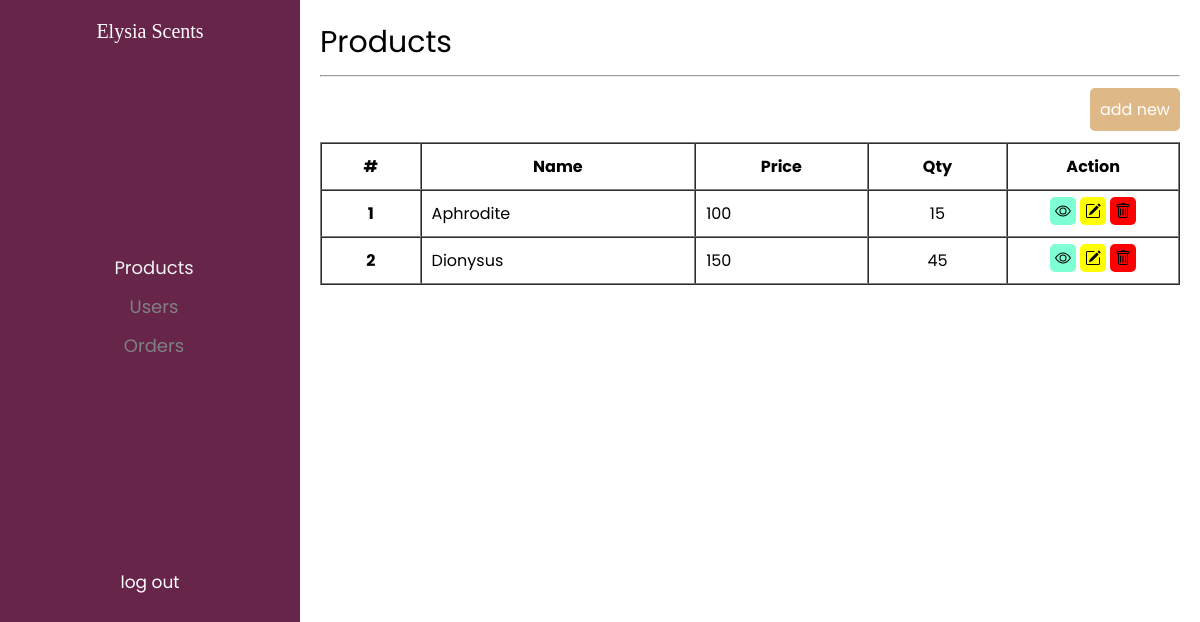
/dashboard/products/index.php (signed in), run on the app's committed database.
### tables this page shows
CREATE TABLE `products` (
  `id` int(11) NOT NULL,
  `name` varchar(255) NOT NULL,
  `description` longtext NOT NULL,
  `price` int(11) NOT NULL,
  `qty` int(11) NOT NULL,
  `image` varchar(255) NOT NULL
);

### aksi/koneksi.php (called while the page is built, shortened)
<?php
$conn = mysqli_connect("localhost", "root", "", "praktikum-web-posttest");
function query($query) {
    global $conn;
    $result = mysqli_query($conn, $query);
    $rows = [];
    while ($row = mysqli_fetch_assoc($result)) {
        $rows[] = $row;
    }
    return $rows;
}
?>

### dashboard/products/index.php (the view, shortened to what this page needs)
<?php
require 'layouts/header.php';
require '../../aksi/koneksi.php';
$products = query("SELECT * FROM products");
$i = 1;
?>
<p class="greeting">Products</p>
<hr>
<div class="btn-create">
    <a href="create.php">add new</a>
</div>
<table border="1" cellspacing="0" style="width:100%; margin-top:20px">
    <thead>
        <th>#</th>
        <th>Name</th>
        <th>Price</th>
        <th>Qty</th>
        <th>Action</th>
    </thead>
    <tbody>
        <?php foreach($products as $product) : ?>
        <tr>
            <th><?= $i++; ?></th>
            <td><?= $product['name']; ?></td>
            <td><?= $product['price']; ?></td>
            <td style="text-align: center;"><?= $product['qty']; ?></td>
            <td class="actions">
                <a href="read.php?id=<?= $product['id']; ?>" class="btn-action view"><img src="../../img/eye (1).svg" alt=""></a>
                <a href="edit.php?id=<?= $product['id']; ?>" class="btn-action edit"><img src="../../img/pencil-square.svg" alt=""></a>
                <a href="delete.php?id=<?= $product['id']; ?>" onclick="return confirm('are you sure to remove this data?')" class="btn-action delete"><img src="../../img/trash.svg" alt=""></a>
            </td>
        </tr>
        <?php endforeach; ?>
    </tbody>
</table>
<?php
require 'layouts/footer.php';
?>

### dashboard/products/layouts/header.php (shortened to what this page needs)
<!DOCTYPE html>
<html lang="en">
<head>
    <link rel="stylesheet" href="../dashboard.css">
    <link rel="stylesheet" href="style.css">
</head>
<body>
    <div class="sidenav">
        <div class="logo">Elysia Scents</div>
        <div class="links">
            <a href="#" class="active">Products</a>
            <a href="">Users</a>
            <a href="">Orders</a>
        </div>
        <div class="logout">
            <button type="submit" name="logout">log out</button>
        </div>
    </div>
    <div class="main">

### dashboard/products/layouts/footer.php
</div>
</body>
</html>

### dashboard/dashboard.css (style rules this page uses)
html { scroll-behavior: smooth; }
* { margin: 0; padding: 0; font-family: 'Poppins', sans-serif; box-sizing: border-box; }
.sidenav { height: 100%; width: 300px; position: fixed; z-index: 1; top: 0; left: 0; background-color: #662549; overflow-x: hidden; padding-top: 20px; display: grid; }
.sidenav .logo { color: white; text-align: center; font-size: 20px; font-family: 'Libre Bodoni', serif; }
.sidenav .links { align-items: center; }
.sidenav a { padding: 6px 8px 6px 16px; text-decoration: none; font-size: 18px; color: #818181; display: block; text-align: center; }
.sidenav .logout { margin: 0 auto; }
.sidenav .logout button { color: white; background-color: transparent; border: 0; font-size: 17px; }
.main { margin-left: 300px; padding: 20px; }
.main .greeting { font-size: 30px; margin-bottom: 10px; }

### dashboard/products/style.css (style rules this page uses)
.active { color: #f1f1f1!important; }
.btn-create { margin: 20px 0; float: right; }
.btn-create a { text-decoration: none; background-color: burlywood; color: white; border-radius: 5px; padding: 10px; }
table tr td, table tr th { padding: 10px; }
table tr td.actions { text-align: center; width: 20%; }
a.btn-action { padding: 5px 5px 0 5px; border-radius: 5px; }
a.view { background-color: aquamarine; }
a.edit { background-color: yellow; }
a.delete { background-color: red; }

### data on the page
products: name "Aphrodite", price "100", qty "15"
products: name "Dionysus", price "150", qty "45"
